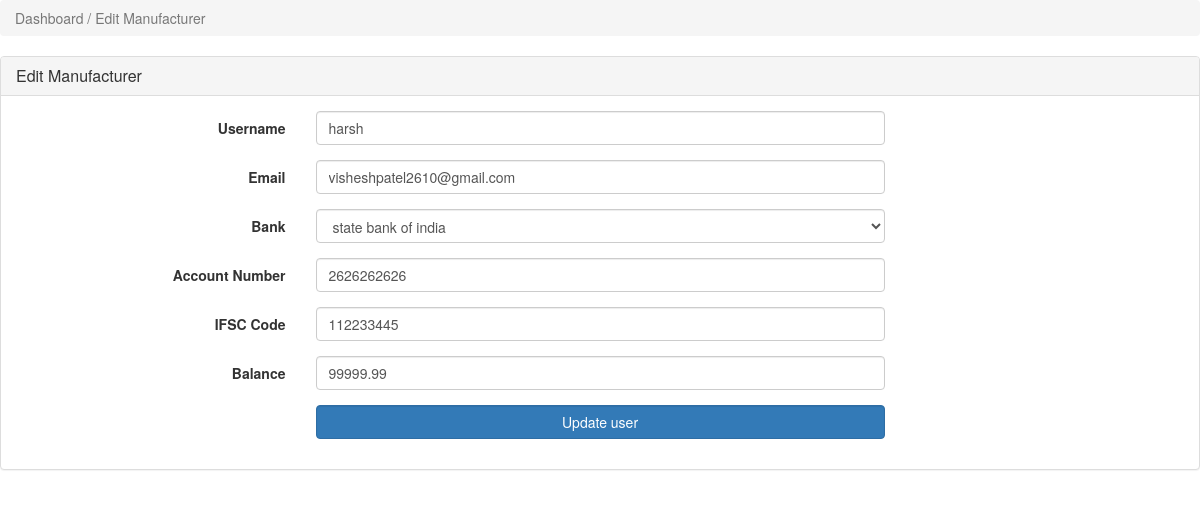
/admin_area/edit_manufacturer.php?mobile_number=9265472944, run on the app's committed database.
### tables this page shows
CREATE TABLE `users` (
  `user_id` int(11) NOT NULL,
  `mobile_number` varchar(15) NOT NULL,
  `username` varchar(255) NOT NULL,
  `password` varchar(255) NOT NULL,
  `balance` decimal(10,2) DEFAULT 0.00,
  `email` varchar(255) DEFAULT NULL,
  `bank` varchar(255) DEFAULT NULL,
  `account_number` varchar(20) DEFAULT NULL,
  `ifsc_code` varchar(20) DEFAULT NULL
);

### admin_area/edit_manufacturer.php (the view, shortened to what this page needs)
<?php
include("db_connection.php");
if (isset($_GET['mobile_number'])) {
    $mobileNumber = mysqli_real_escape_string($con, $_GET['mobile_number']);
    $query = "SELECT * FROM users WHERE mobile_number = '$mobileNumber'";
    $result = mysqli_query($con, $query);
    if ($result && mysqli_num_rows($result) > 0) {
        $user = mysqli_fetch_assoc($result);
    } else {
        echo "User not found.";
        exit();
    }
} else {
    echo "Mobile number parameter missing.";
    exit();
}
?>
<link rel="stylesheet" href="css/bootstrap.min.css">
<div class="row">
    <div class="col-lg-12">
        <ol class="breadcrumb">
            <li class="active">
                <i class="fa fa-dashboard"></i> Dashboard / Edit Manufacturer
            </li>
        </ol>
    </div>
</div>
<div class="row">
    <div class="col-lg-12">
        <div class="panel panel-default">
            <div class="panel-heading">
                <h3 class="panel-title">
                    <i class="fa fa-money fa-fw"> </i> Edit Manufacturer
                </h3>
            </div>
            <div class="panel-body">
                <form class="form-horizontal" action="" method="post" enctype="multipart/form-data">
                    <div class="form-group">
                        <label class="col-md-3 control-label"> Username </label>
                        <div class="col-md-6">
                            <input type="text" name="username" class="form-control" required
                                value="<?php echo $user['username']; ?>">
                        </div>
                    </div>
                    <div class="form-group">
                        <label class="col-md-3 control-label"> Email </label>
                        <div class="col-md-6">
                            <input type="email" name="email" class="form-control" required
                                value="<?php echo $user['email']; ?>">
                        </div>
                    </div>
                    <div class="form-group">
                        <label class="col-md-3 control-label"> Bank </label>
                        <div class="col-md-6">
                            <select name="bank" class="form-control" required>
                                <option value="state bank of india" <?php if ($user['bank'] == 'state bank of india')
                                    echo 'selected'; ?>>state bank of india
                                </option>
                            </select>
                        </div>
                    </div>
                    <div class="form-group">
                        <label class="col-md-3 control-label"> Account Number </label>
                        <div class="col-md-6">
                            <input type="text" name="account_number" class="form-control"
                                value="<?php echo $user['account_number']; ?>">
                        </div>
                    </div>
                    <div class="form-group">
                        <label class="col-md-3 control-label"> IFSC Code </label>
                        <div class="col-md-6">
                            <input type="text" name="ifsc_code" class="form-control"
                                value="<?php echo $user['ifsc_code']; ?>">
                        </div>
                    </div>
                    <div class="form-group">
                        <label class="col-md-3 control-label"> Balance </label>
                        <div class="col-md-6">
                            <input type="text" name="balance" class="form-control" required
                                value="<?php echo $user['balance']; ?>">
                        </div>
                    </div>
                    <div class="form-group">
                        <label class="col-md-3 control-label"> </label>
                        <div class="col-md-6">
                            <input type="submit" name="update" class="form-control btn btn-primary"
                                value=" Update user ">
                        </div>
                    </div>
                </form>
            </div>
        </div>
    </div>
</div>

### data on the page
users: username "harsh", email "visheshpatel2610@gmail.com", bank "state bank of india", account_number "2626262626", ifsc_code "112233445", balance "99999.99"
